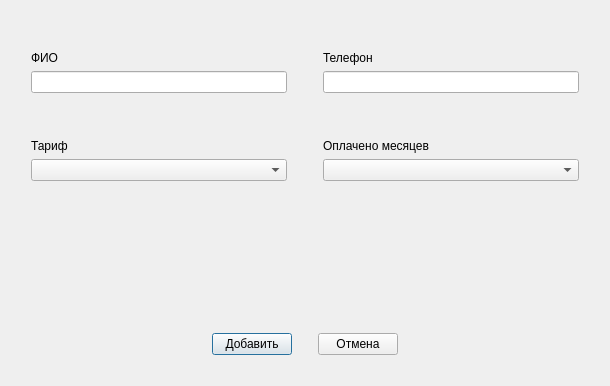
<?xml version="1.0" encoding="UTF-8"?>
<ui version="4.0">
 <class>AddWindow</class>
 <widget class="QDialog" name="AddWindow">
  <property name="geometry">
   <rect>
    <x>0</x>
    <y>0</y>
    <width>610</width>
    <height>386</height>
   </rect>
  </property>
  <property name="windowTitle">
   <string>Dialog</string>
  </property>
  <layout class="QGridLayout" name="gridLayout_7">
   <item row="3" column="1">
    <layout class="QHBoxLayout" name="horizontalLayout">
     <item>
      <spacer name="horizontalSpacer_6">
       <property name="orientation">
        <enum>Qt::Horizontal</enum>
       </property>
       <property name="sizeHint" stdset="0">
        <size>
         <width>40</width>
         <height>20</height>
        </size>
       </property>
      </spacer>
     </item>
     <item>
      <widget class="QPushButton" name="pushButton">
       <property name="text">
        <string>Добавить</string>
       </property>
      </widget>
     </item>
     <item>
      <spacer name="horizontalSpacer_5">
       <property name="orientation">
        <enum>Qt::Horizontal</enum>
       </property>
       <property name="sizeType">
        <enum>QSizePolicy::Maximum</enum>
       </property>
       <property name="sizeHint" stdset="0">
        <size>
         <width>20</width>
         <height>20</height>
        </size>
       </property>
      </spacer>
     </item>
     <item>
      <widget class="QPushButton" name="pushButton_2">
       <property name="text">
        <string>Отмена</string>
       </property>
      </widget>
     </item>
     <item>
      <spacer name="horizontalSpacer_4">
       <property name="orientation">
        <enum>Qt::Horizontal</enum>
       </property>
       <property name="sizeHint" stdset="0">
        <size>
         <width>40</width>
         <height>20</height>
        </size>
       </property>
      </spacer>
     </item>
    </layout>
   </item>
   <item row="0" column="2">
    <spacer name="horizontalSpacer_2">
     <property name="orientation">
      <enum>Qt::Horizontal</enum>
     </property>
     <property name="sizeType">
      <enum>QSizePolicy::Maximum</enum>
     </property>
     <property name="sizeHint" stdset="0">
      <size>
       <width>20</width>
       <height>20</height>
      </size>
     </property>
    </spacer>
   </item>
   <item row="4" column="1">
    <spacer name="verticalSpacer_7">
     <property name="orientation">
      <enum>Qt::Vertical</enum>
     </property>
     <property name="sizeType">
      <enum>QSizePolicy::Maximum</enum>
     </property>
     <property name="sizeHint" stdset="0">
      <size>
       <width>20</width>
       <height>20</height>
      </size>
     </property>
    </spacer>
   </item>
   <item row="0" column="0">
    <spacer name="horizontalSpacer">
     <property name="orientation">
      <enum>Qt::Horizontal</enum>
     </property>
     <property name="sizeType">
      <enum>QSizePolicy::Maximum</enum>
     </property>
     <property name="sizeHint" stdset="0">
      <size>
       <width>20</width>
       <height>20</height>
      </size>
     </property>
    </spacer>
   </item>
   <item row="2" column="1">
    <spacer name="verticalSpacer_6">
     <property name="orientation">
      <enum>Qt::Vertical</enum>
     </property>
     <property name="sizeType">
      <enum>QSizePolicy::Expanding</enum>
     </property>
     <property name="sizeHint" stdset="0">
      <size>
       <width>20</width>
       <height>10</height>
      </size>
     </property>
    </spacer>
   </item>
   <item row="0" column="1">
    <layout class="QGridLayout" name="gridLayout_5">
     <item row="0" column="2">
      <layout class="QVBoxLayout" name="verticalLayout_2">
       <item>
        <layout class="QGridLayout" name="gridLayout_2">
         <item row="1" column="0">
          <widget class="QLabel" name="label_2">
           <property name="text">
            <string>Телефон</string>
           </property>
          </widget>
         </item>
         <item row="2" column="0">
          <widget class="QLineEdit" name="phone"/>
         </item>
         <item row="0" column="0">
          <spacer name="verticalSpacer_5">
           <property name="orientation">
            <enum>Qt::Vertical</enum>
           </property>
           <property name="sizeType">
            <enum>QSizePolicy::Maximum</enum>
           </property>
           <property name="sizeHint" stdset="0">
            <size>
             <width>20</width>
             <height>40</height>
            </size>
           </property>
          </spacer>
         </item>
        </layout>
       </item>
       <item>
        <layout class="QGridLayout" name="gridLayout">
         <item row="0" column="0">
          <spacer name="verticalSpacer_3">
           <property name="orientation">
            <enum>Qt::Vertical</enum>
           </property>
           <property name="sizeType">
            <enum>QSizePolicy::Maximum</enum>
           </property>
           <property name="sizeHint" stdset="0">
            <size>
             <width>20</width>
             <height>40</height>
            </size>
           </property>
          </spacer>
         </item>
         <item row="1" column="0">
          <widget class="QLabel" name="Months">
           <property name="text">
            <string>Оплачено месяцев</string>
           </property>
          </widget>
         </item>
         <item row="2" column="0">
          <widget class="QComboBox" name="comboBox_m"/>
         </item>
        </layout>
       </item>
      </layout>
     </item>
     <item row="0" column="0">
      <layout class="QGridLayout" name="gridLayout_6">
       <item row="0" column="0">
        <layout class="QGridLayout" name="gridLayout_3">
         <item row="1" column="0">
          <widget class="QLabel" name="label">
           <property name="text">
            <string>ФИО</string>
           </property>
          </widget>
         </item>
         <item row="2" column="0">
          <widget class="QLineEdit" name="name">
           <property name="text">
            <string/>
           </property>
          </widget>
         </item>
         <item row="0" column="0">
          <spacer name="verticalSpacer_4">
           <property name="orientation">
            <enum>Qt::Vertical</enum>
           </property>
           <property name="sizeType">
            <enum>QSizePolicy::Maximum</enum>
           </property>
           <property name="sizeHint" stdset="0">
            <size>
             <width>20</width>
             <height>40</height>
            </size>
           </property>
          </spacer>
         </item>
        </layout>
       </item>
       <item row="1" column="0">
        <layout class="QGridLayout" name="gridLayout_4">
         <item row="0" column="0">
          <spacer name="verticalSpacer_2">
           <property name="orientation">
            <enum>Qt::Vertical</enum>
           </property>
           <property name="sizeType">
            <enum>QSizePolicy::Maximum</enum>
           </property>
           <property name="sizeHint" stdset="0">
            <size>
             <width>20</width>
             <height>40</height>
            </size>
           </property>
          </spacer>
         </item>
         <item row="1" column="0">
          <widget class="QLabel" name="label_4">
           <property name="text">
            <string>Тариф</string>
           </property>
          </widget>
         </item>
         <item row="3" column="0">
          <widget class="QComboBox" name="comboBox_t"/>
         </item>
        </layout>
       </item>
      </layout>
     </item>
     <item row="0" column="1">
      <spacer name="horizontalSpacer_3">
       <property name="orientation">
        <enum>Qt::Horizontal</enum>
       </property>
       <property name="sizeType">
        <enum>QSizePolicy::Maximum</enum>
       </property>
       <property name="sizeHint" stdset="0">
        <size>
         <width>30</width>
         <height>20</height>
        </size>
       </property>
      </spacer>
     </item>
    </layout>
   </item>
  </layout>
 </widget>
 <resources/>
 <connections/>
</ui>
